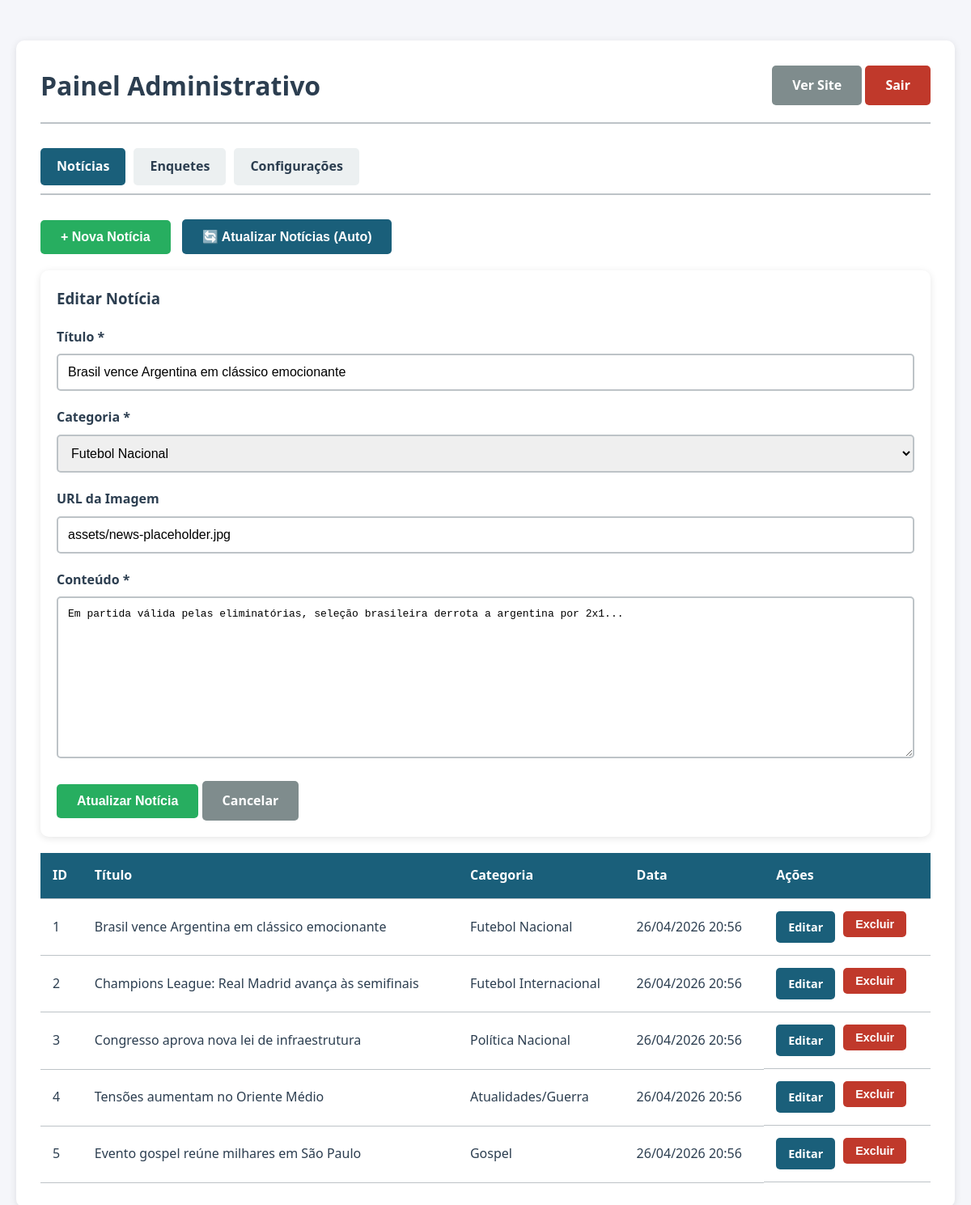
The page /admin.php?tab=noticias&editar_noticia=1 (signed in) on the database its author committed.
### tables this page shows
CREATE TABLE noticias (
            id INTEGER PRIMARY KEY AUTOINCREMENT,
            titulo TEXT NOT NULL,
            slug TEXT UNIQUE NOT NULL,
            conteudo TEXT NOT NULL,
            imagem TEXT,
            categoria TEXT NOT NULL,
            data_publicacao DATETIME DEFAULT CURRENT_TIMESTAMP,
            created_at DATETIME DEFAULT CURRENT_TIMESTAMP,
            updated_at DATETIME DEFAULT CURRENT_TIMESTAMP
        );

### functions.php (called while the page is built, shortened)
<?php
function getCategories(): array {
    return [
        'gerais' => 'Gerais',
        'nacionais' => 'Nacionais',
        'internacionais' => 'Internacionais',
        'esportes-futebol-nacional' => 'Futebol Nacional',
        'esportes-futebol-internacional' => 'Futebol Internacional',
        'politica-nacional' => 'Política Nacional',
        'politica-internacional' => 'Política Internacional',
        'gospel' => 'Gospel',
        'atualidades-guerra' => 'Atualidades/Guerra'
    ];
}
function e(string $string): string {
    return htmlspecialchars($string, ENT_QUOTES, 'UTF-8');
}
function formatarData(string $data): string {
    $datetime = new DateTime($data);
    return $datetime->format('d/m/Y H:i');
}

### admin.php (the view, shortened to what this page needs)
<?php
require_once __DIR__ . '/functions.php';
$loginError = '';
$isLoggedIn = isset($_SESSION['logged_in']) && $_SESSION['logged_in'] === true;
if ($isLoggedIn) {
    $pdo = getDbConnection();
}
$noticias = [];
$categories = getCategories();
if ($isLoggedIn) {
    $noticias = $pdo->query("SELECT * FROM noticias ORDER BY data_publicacao DESC")->fetchAll();
    $editNoticia = null;
    if (isset($_GET['editar_noticia'])) {
        $id = filter_input(INPUT_GET, 'editar_noticia', FILTER_VALIDATE_INT);
        if ($id) {
            $stmt = $pdo->prepare("SELECT * FROM noticias WHERE id = :id");
            $stmt->bindValue(':id', $id, PDO::PARAM_INT);
            $stmt->execute();
            $editNoticia = $stmt->fetch();
        }
    }
}
$activeTab = $_GET['tab'] ?? 'noticias';
?>
<!DOCTYPE html>
<html lang="pt-BR">
<head>
    <link rel="stylesheet" href="style.css">
</head>
<body>
    <?php if (!$isLoggedIn): ?>
        <div class="admin-container">
            <div class="admin-panel" style="max-width: 400px; margin: 100px auto;">
                <h2 class="text-center mb-2">Login Administrativo</h2>
                <?php if ($loginError): ?>
                    <div class="message message-error"><?= e($loginError) ?></div>
                <?php endif; ?>
                <form method="POST">
                    <input type="hidden" name="action" value="login">
                    <div class="form-group">
                        <label>Usuário</label>
                        <input type="text" name="username" required autofocus>
                    </div>
                    <div class="form-group">
                        <label>Senha</label>
                        <input type="password" name="password" required>
                    </div>
                    <button type="submit" class="btn" style="width: 100%;">Entrar</button>
                </form>
                <p class="text-center mt-2"><a href="/">← Voltar ao site</a></p>
            </div>
        </div>
    <?php else: ?>
        <div class="admin-container">
            <div class="admin-panel">
                <div class="admin-header">
                    <h1>Painel Administrativo</h1>
                    <div>
                        <a href="/" class="btn btn-secondary" target="_blank">Ver Site</a>
                        <a href="?logout=1" class="btn btn-danger">Sair</a>
                    </div>
                </div>
                <div class="admin-tabs">
                    <a href="?tab=noticias" class="admin-tab <?= $activeTab === 'noticias' ? 'active' : '' ?>">Notícias</a>
                    <a href="?tab=enquetes" class="admin-tab <?= $activeTab === 'enquetes' ? 'active' : '' ?>">Enquetes</a>
                    <a href="?tab=configuracoes" class="admin-tab <?= $activeTab === 'configuracoes' ? 'active' : '' ?>">Configurações</a>
                </div>
                <?php if ($activeTab === 'noticias'): ?>
                    <div class="mb-2">
                        <button onclick="document.getElementById('form-noticia').style.display='block'" class="btn btn-success">
                            + Nova Notícia
                        </button>
                        <form method="POST" class="inline-block" style="display: inline; margin-left: 10px;">
                            <button type="submit" class="btn">🔄 Atualizar Notícias (Auto)</button>
                        </form>
                    </div>
                    <div id="form-noticia" style="display: <?= $editNoticia ? 'block' : 'none' ?>;" class="mt-2 mb-2">
                        <div class="sidebar-widget">
                            <h3><?= $editNoticia ? 'Editar' : 'Nova' ?> Notícia</h3>
                            <form method="POST" class="mt-2">
                                <div class="form-group">
                                    <label>Título *</label>
                                    <input type="text" name="titulo" value="<?= e($editNoticia['titulo'] ?? '') ?>" required>
                                </div>
                                <div class="form-group">
                                    <label>Categoria *</label>
                                    <select name="categoria" required>
                                        <?php foreach ($categories as $key => $name): ?>
                                            <option value="<?= $key ?>" <?= ($editNoticia['categoria'] ?? '') === $key ? 'selected' : '' ?>>
                                                <?= e($name) ?>
                                            </option>
                                        <?php endforeach; ?>
                                    </select>
                                </div>
                                <div class="form-group">
                                    <label>URL da Imagem</label>
                                    <input type="url" name="imagem" value="<?= e($editNoticia['imagem'] ?? '') ?>" placeholder="https://exemplo.com/imagem.jpg">
                                </div>
                                <div class="form-group">
                                    <label>Conteúdo *</label>
                                    <textarea name="conteudo" rows="10" required><?= e($editNoticia['conteudo'] ?? '') ?></textarea>
                                </div>
                                <button type="submit" class="btn btn-success"><?= $editNoticia ? 'Atualizar' : 'Criar' ?> Notícia</button>
                                <?php if ($editNoticia): ?>
                                    <a href="admin.php?tab=noticias" class="btn btn-secondary">Cancelar</a>
                                <?php endif; ?>
                            </form>
                        </div>
                    </div>
                    <table class="admin-table">
                        <thead>
                            <tr>
                                <th>ID</th>
                                <th>Título</th>
                                <th>Categoria</th>
                                <th>Data</th>
                                <th>Ações</th>
                            </tr>
                        </thead>
                        <tbody>
                            <?php foreach ($noticias as $n): ?>
                                <tr>
                                    <td><?= $n['id'] ?></td>
                                    <td><a href="/noticia/<?= e($n['slug']) ?>" target="_blank"><?= e($n['titulo']) ?></a></td>
                                    <td><?= e($categories[$n['categoria']] ?? $n['categoria']) ?></td>
                                    <td><?= formatarData($n['data_publicacao']) ?></td>
                                    <td class="admin-actions">
                                        <a href="?tab=noticias&editar_noticia=<?= $n['id'] ?>" class="btn">Editar</a>
                                        <form method="POST" style="display: inline;" onsubmit="return confirm('Tem certeza?')">
                                            <button type="submit" class="btn btn-danger">Excluir</button>
                                        </form>
                                    </td>
                                </tr>
                            <?php endforeach; ?>
                        </tbody>
                    </table>
                <?php endif; ?>
            </div>
        </div>
    <?php endif; ?>
</body>
</html>

### style.css (style rules this page uses)
:root { --primary-color: #1a5f7a; --secondary-color: #c0392b; --accent-color: #e67e22; --text-dark: #2c3e50; --text-light: #7f8c8d; --bg-light: #ecf0f1; --white: #ffffff; --border-color: #bdc3c7; --shadow: 0 2px 10px rgba(0,0,0,0.1); --shadow-hover: 0 5px 20px rgba(0,0,0,0.15); }
* { margin: 0; padding: 0; box-sizing: border-box; }
body { font-family: 'Segoe UI', Tahoma, Geneva, Verdana, sans-serif; line-height: 1.6; color: var(--text-dark); background-color: var(--bg-light); }
a { text-decoration: none; color: inherit; transition: color 0.3s ease; }
.sidebar-widget { background: var(--white); border-radius: 10px; padding: 20px; box-shadow: var(--shadow); }
.admin-panel { background: var(--white); border-radius: 10px; padding: 30px; box-shadow: var(--shadow); margin: 30px auto; }
.admin-header { display: flex; justify-content: space-between; align-items: center; margin-bottom: 30px; padding-bottom: 20px; border-bottom: 2px solid var(--border-color); }
.admin-tabs { display: flex; gap: 10px; margin-bottom: 30px; border-bottom: 2px solid var(--border-color); padding-bottom: 10px; }
.admin-tab { padding: 10px 20px; background: var(--bg-light); border: none; border-radius: 5px; cursor: pointer; font-weight: 600; transition: all 0.3s ease; }
.admin-tab:hover, .admin-tab.active { background: var(--primary-color); color: var(--white); }
.form-group { margin-bottom: 20px; }
.form-group label { display: block; margin-bottom: 8px; font-weight: 600; color: var(--text-dark); }
.form-group input[type="text"], .form-group input[type="email"], .form-group input[type="password"], .form-group input[type="url"], .form-group textarea, .form-group select { width: 100%; padding: 12px; border: 2px solid var(--border-color); border-radius: 5px; font-size: 1em; transition: border-color 0.3s ease; }
.form-group textarea { min-height: 200px; resize: vertical; }
.btn { display: inline-block; padding: 12px 25px; background: var(--primary-color); color: var(--white); border: none; border-radius: 5px; cursor: pointer; font-size: 1em; font-weight: 600; transition: all 0.3s ease; }
.btn-secondary { background: var(--text-light); }
.btn-danger { background: var(--secondary-color); }
.btn-success { background: #27ae60; }
.admin-table { width: 100%; border-collapse: collapse; margin-top: 20px; }
.admin-table th, .admin-table td { padding: 15px; text-align: left; border-bottom: 1px solid var(--border-color); }
.admin-table th { background: var(--primary-color); color: var(--white); font-weight: 600; }
.admin-actions { display: flex; gap: 10px; }
.admin-actions .btn { padding: 8px 15px; font-size: 0.9em; }
.mt-2 { margin-top: 20px; }
.mb-2 { margin-bottom: 20px; }

### admin.php (style rules this page uses)
body { background: #f5f6fa; }
.admin-container { max-width: 1200px; margin: 0 auto; padding: 20px; }

### rows shown on the page
noticias: titulo "Brasil vence Argentina em clássico emocionante", categoria "Futebol Nacional", imagem "assets/news-placeholder.jpg", conteudo "Em partida válida pelas eliminatórias, seleção brasileira derrota a argentina por 2x1...", id "1", data_publicacao "26/04/2026 20:56"
noticias: id "2", titulo "Champions League: Real Madrid avança às semifinais", categoria "Futebol Internacional", data_publicacao "26/04/2026 20:56"
noticias: id "3", titulo "Congresso aprova nova lei de infraestrutura", categoria "Política Nacional", data_publicacao "26/04/2026 20:56"
noticias: id "4", titulo "Tensões aumentam no Oriente Médio", categoria "Atualidades/Guerra", data_publicacao "26/04/2026 20:56"
noticias: id "5", titulo "Evento gospel reúne milhares em São Paulo", categoria "Gospel", data_publicacao "26/04/2026 20:56"
